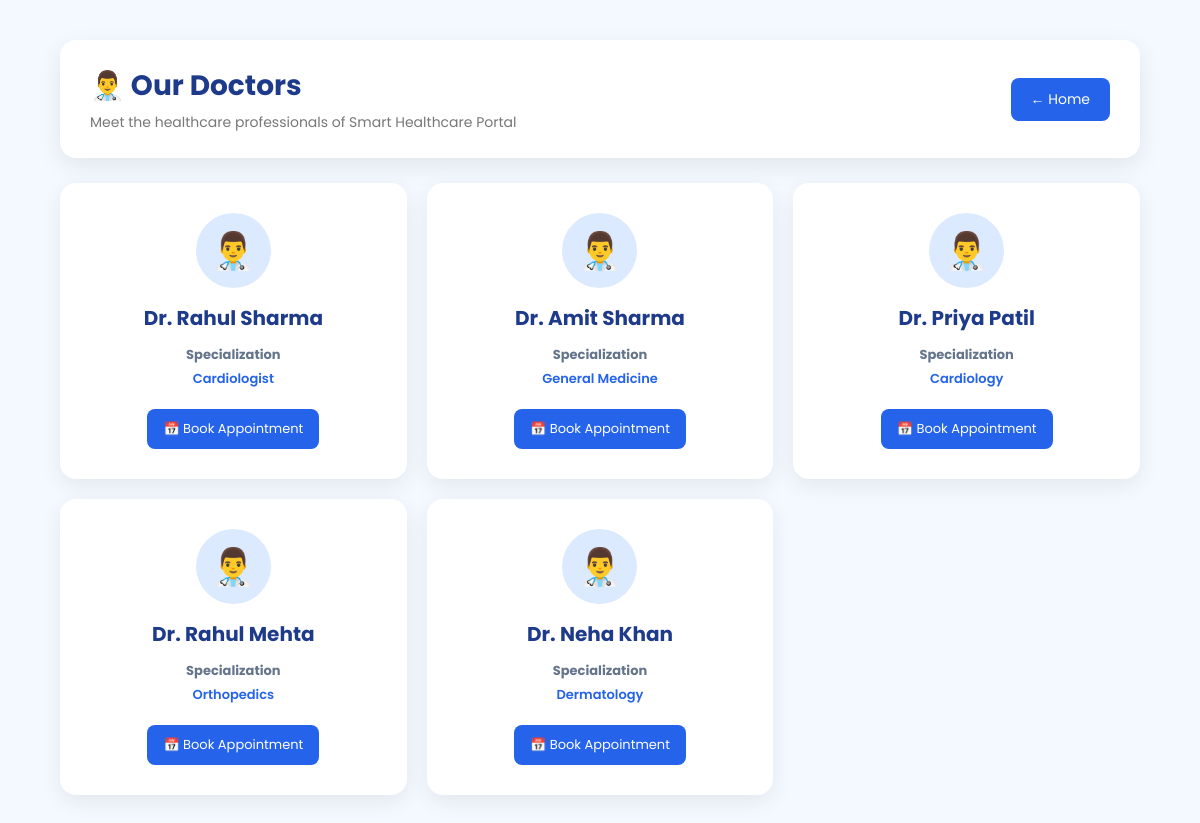
Page /doctors on the committed database.
### tables this page shows
CREATE TABLE doctors (

    id INTEGER PRIMARY KEY AUTOINCREMENT,

    full_name TEXT NOT NULL,

    email TEXT UNIQUE NOT NULL,

    specialization TEXT NOT NULL,

    mobile TEXT NOT NULL,

    password TEXT NOT NULL

);

### app.py (the view)
@app.route('/doctors')
def public_doctors():
    connection = sqlite3.connect("hospital.db")
    cursor = connection.cursor()
    cursor.execute("""
        SELECT full_name, specialization
        FROM doctors
        ORDER BY id ASC
    """)
    doctors = cursor.fetchall()
    connection.close()
    return render_template(
        "doctors.html",
        doctors=doctors
    )

### templates/doctors.html (shortened to what this page needs)
<!DOCTYPE html>
<html lang="en">
<head>
    <link rel="stylesheet"
          href="{{ url_for('static', filename='css/doctors.css') }}">
</head>
<body>
<div class="container">
    <div class="header">
        <div>
            <h1>👨‍⚕️ Our Doctors</h1>
            <p>
                Meet the healthcare professionals of
                Smart Healthcare Portal
            </p>
        </div>
        <a href="/" class="back-btn">
            ← Home
        </a>
    </div>
    {% if doctors %}
    <div class="doctors">
        {% for doctor in doctors %}
        <div class="doctor-card">
            <div class="doctor-icon">
                👨‍⚕️
            </div>
            <h2>
                {{ doctor[0] }}
            </h2>
            <p>
                <strong>Specialization</strong>
            </p>
            <p class="specialization">
                {{ doctor[1] }}
            </p>
            <a href="/login" class="appointment-btn">
                📅 Book Appointment
            </a>
        </div>
        {% endfor %}
    </div>
    {% endif %}
</div>
</body>
</html>

### static/css/doctors.css (style rules this page uses)
* { margin:0; padding:0; box-sizing:border-box; font-family:'Poppins',sans-serif; }
body { min-height:100vh; background:#f4f9ff; }
.container { width:90%; max-width:1100px; margin:auto; padding:40px 0; }
.header { background:white; padding:25px 30px; border-radius:16px; display:flex; justify-content:space-between; align-items:center; box-shadow:0 8px 25px rgba(0,0,0,0.08); margin-bottom:25px; }
.header h1 { color:#1e3a8a; font-size:28px; }
.header p { color:#777; font-size:14px; margin-top:5px; }
.back-btn { text-decoration:none; background:#2563eb; color:white; padding:11px 20px; border-radius:8px; font-size:14px; }
.doctors { display:grid; grid-template-columns:repeat(3,1fr); gap:20px; }
.doctor-card { background:white; padding:30px 25px; border-radius:16px; text-align:center; box-shadow:0 7px 22px rgba(0,0,0,0.07); transition:0.3s; }
.doctor-icon { width:75px; height:75px; margin:0 auto 15px; border-radius:50%; background:#dbeafe; display:flex; align-items:center; justify-content:center; font-size:36px; }
.doctor-card h2 { color:#1e3a8a; font-size:20px; margin-bottom:12px; }
.doctor-card p { color:#64748b; font-size:13px; }
.specialization { color:#2563eb !important; font-weight:600; margin-top:4px; margin-bottom:20px; }
.appointment-btn { display:inline-block; text-decoration:none; background:#2563eb; color:white; padding:10px 16px; border-radius:8px; font-size:13px; }

### rows in the picture
doctors: full_name "Dr. Rahul Sharma", specialization "Cardiologist"
doctors: full_name "Dr. Amit Sharma", specialization "General Medicine"
doctors: full_name "Dr. Priya Patil", specialization "Cardiology"
doctors: full_name "Dr. Rahul Mehta", specialization "Orthopedics"
doctors: full_name "Dr. Neha Khan", specialization "Dermatology"
